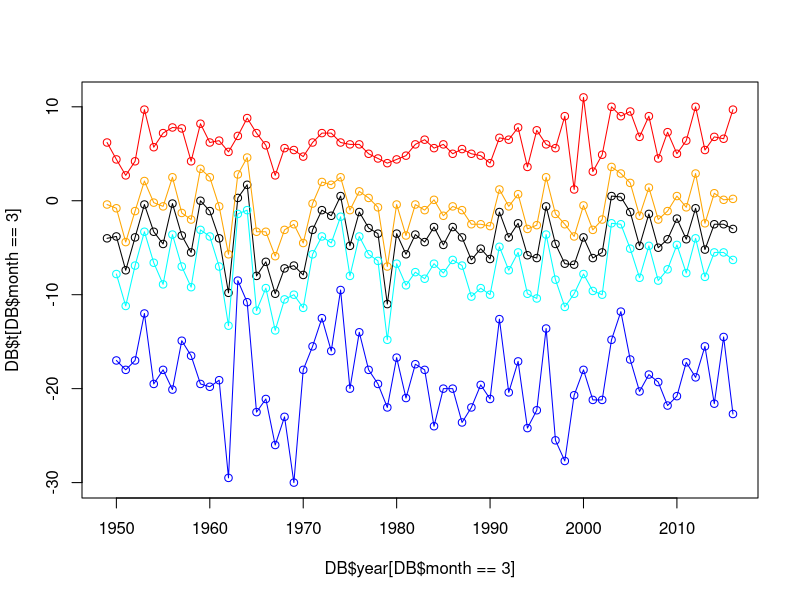
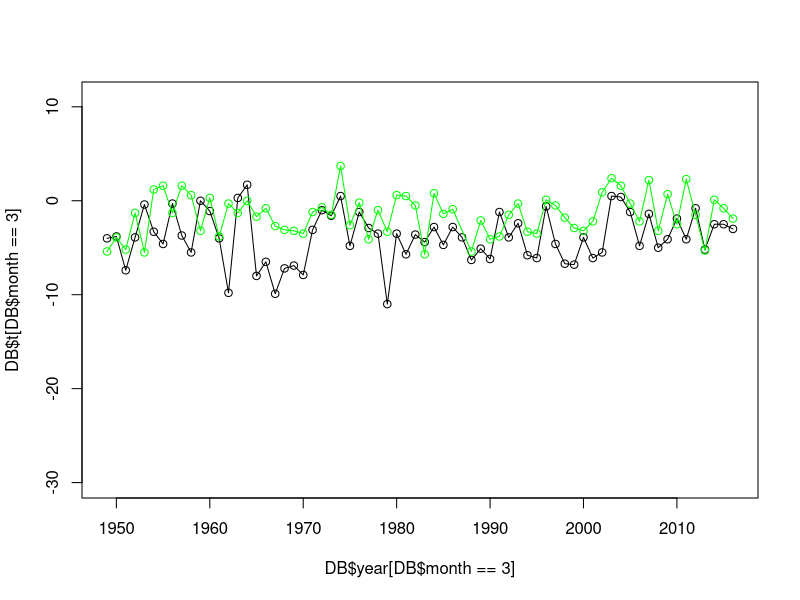
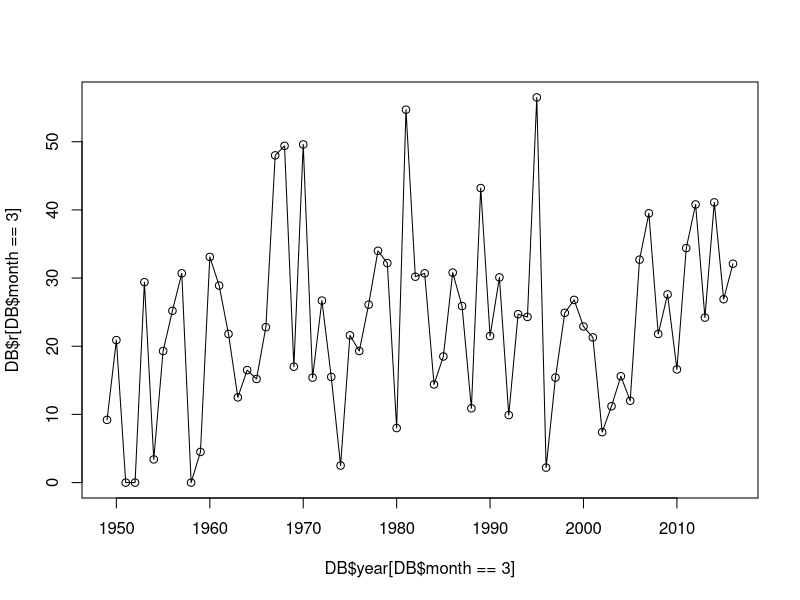
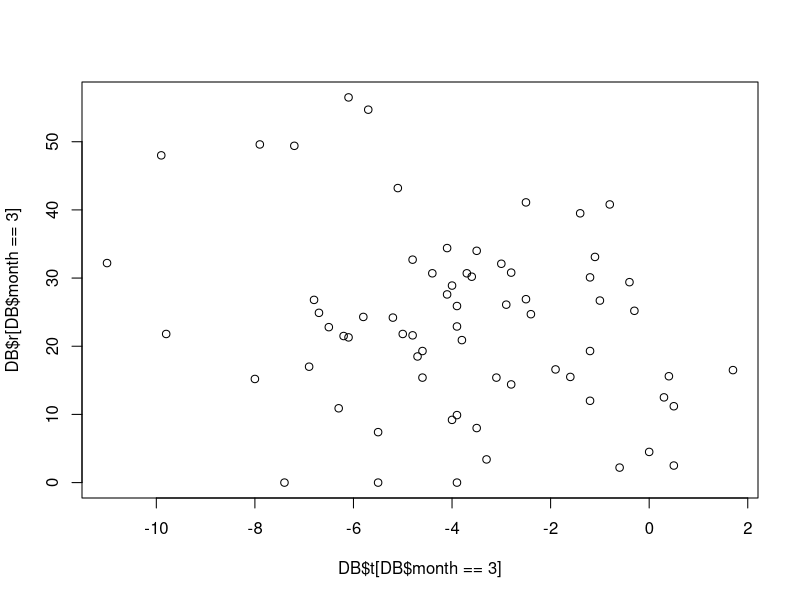
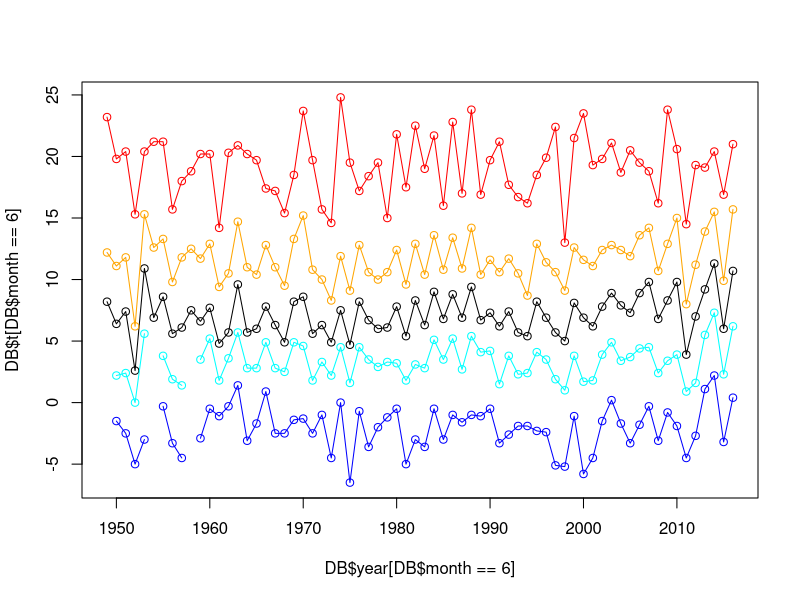
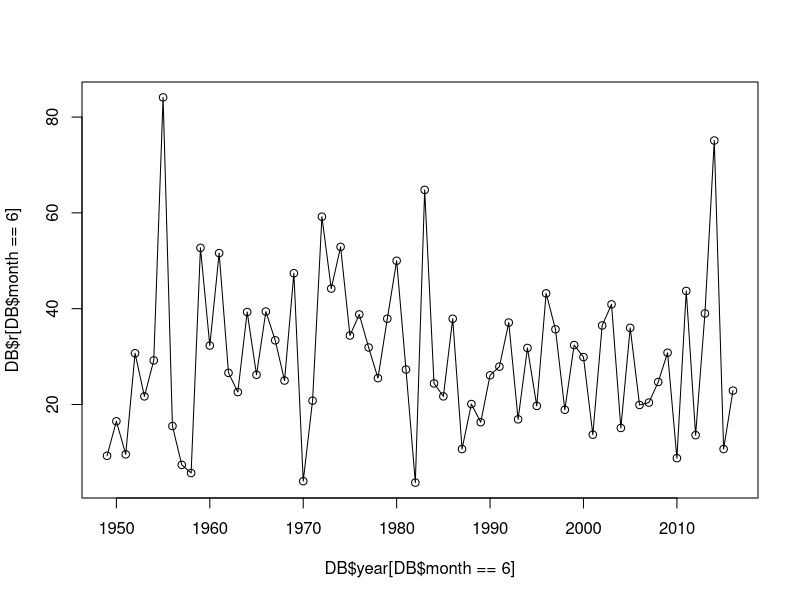
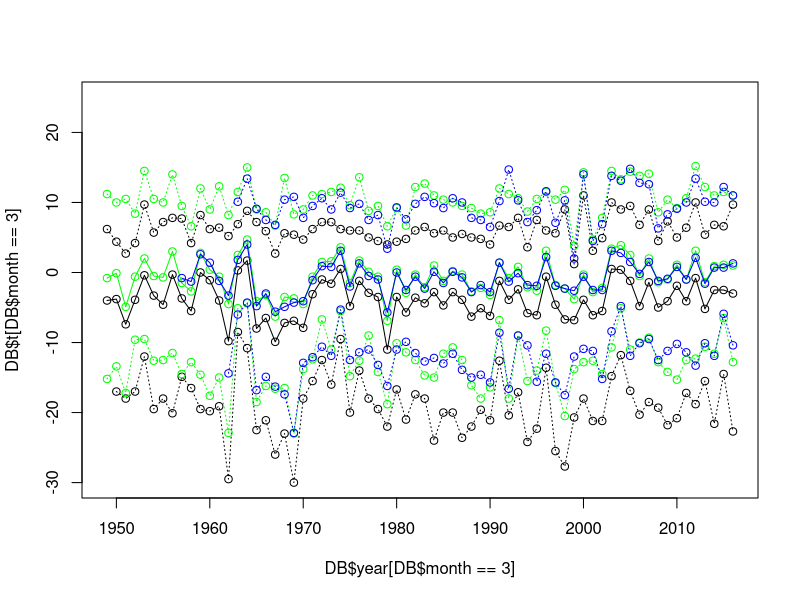
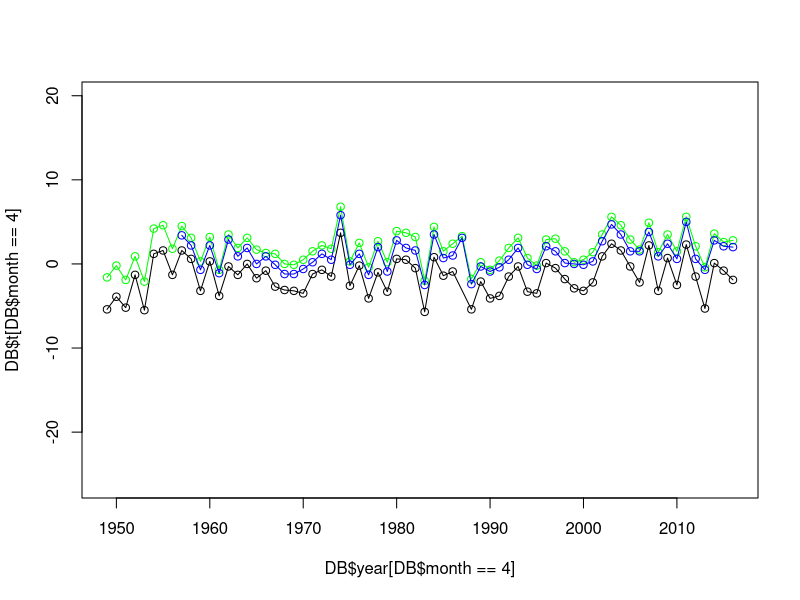

Generate these figures, in order, with R: (Note: this script raises an error after producing the figures.)
### Exploratory analyses of monthly data weather from Iceland - FBarraquand 03/12/2016

################## Biological significance of the variables ###########################
### March-April for Gyrfalcon (April in Olafur's report) and June-July for ptarmigan. 
### Positive effect of high temp in June on Ptarmigan from Watson and Moss Ecology 2000
### Would appear with a two-year timelag. 
### Looks like March-April weather is influential for Gyr from Olafur's analyses
### Lag of 3 to 4 years are expected, given production is affected. 
### Positive effect for temp, negative for precipitation. 
#######################################################################################

rm(list=ls())
graphics.off()

#Stod_422_Akureyri.ManMedal.txt
#Stod_479_Manarbakki.ManMedal.txt

DB=read.table("Stod_495_Grimsstadir.ManMedal.txt",header=T,encoding = "latin1")
head(DB)
ndb=names(DB)
names(DB)[1:3]=c("site","year","month")
names(DB)

### March weather
min_t = min(DB$tnn[DB$month==3],na.rm=T)
max_t = max(DB$txx[DB$month==3],na.rm=T)
plot(DB$year[DB$month==3],DB$t[DB$month==3],type="o",ylim=c(min_t,max_t))
lines(DB$year[DB$month==3],DB$tx[DB$month==3],type="o",col="orange")
lines(DB$year[DB$month==3],DB$tn[DB$month==3],type="o",col="cyan")
lines(DB$year[DB$month==3],DB$txx[DB$month==3],type="o",col="red")
lines(DB$year[DB$month==3],DB$tnn[DB$month==3],type="o",col="blue")
### Patterns of average temp are consistent with extremes. 
### Lowest temp are more variable though. 

### Correlation with April
plot(DB$year[DB$month==3],DB$t[DB$month==3],type="o",ylim=c(min_t,max_t))
lines(DB$year[DB$month==4],DB$t[DB$month==4],type="o",col="green")
### Some relation but nonlinear...


plot(DB$year[DB$month==3],DB$r[DB$month==3],type="o")
plot(DB$t[DB$month==3],DB$r[DB$month==3])
# Precipitation... Slight trend towards colder years with more snow I guess. 

### June weather
min_t = min(DB$tnn[DB$month==6],na.rm=T)
max_t = max(DB$txx[DB$month==6],na.rm=T)
plot(DB$year[DB$month==6],DB$t[DB$month==6],type="o",ylim=c(min_t,max_t))
lines(DB$year[DB$month==6],DB$tx[DB$month==6],type="o",col="orange")
lines(DB$year[DB$month==6],DB$tn[DB$month==6],type="o",col="cyan")
lines(DB$year[DB$month==6],DB$txx[DB$month==6],type="o",col="red")
lines(DB$year[DB$month==6],DB$tnn[DB$month==6],type="o",col="blue")
### The highest temp are more variable. 
plot(DB$year[DB$month==6],DB$r[DB$month==6],type="o")

### Check, say June trends at the other stations
DB2=read.table("Stod_422_Akureyri.ManMedal.txt",header=T,encoding = "latin1")
DB3=read.table("Stod_479_Manarbakki.ManMedal.txt",header=T,encoding = "latin1")
names(DB2)[1:3]=c("site","year","month")
names(DB3)[1:3]=c("site","year","month")

### March
min_t = min(DB$tnn[DB$month==3],na.rm=T)
max_t = max(DB3$txx[DB$month==3],na.rm=T)
plot(DB$year[DB$month==3],DB$t[DB$month==3],type="o",ylim=c(min_t,max_t))
lines(DB2$year[DB2$month==3],DB2$t[DB2$month==3],type="o",col="green")
lines(DB3$year[DB3$month==3],DB3$t[DB3$month==3],type="o",col="blue")
# lines(DB$year[DB$month==3],DB$tx[DB$month==3],type="o",col="black",lty=2)
# lines(DB2$year[DB2$month==3],DB2$tx[DB2$month==3],type="o",col="green",lty=2)
# lines(DB3$year[DB3$month==3],DB3$tx[DB3$month==3],type="o",col="blue",lty=2)
# #
lines(DB$year[DB$month==3],DB$txx[DB$month==3],type="o",col="black",lty=3)
lines(DB2$year[DB2$month==3],DB2$txx[DB2$month==3],type="o",col="green",lty=3)
lines(DB3$year[DB3$month==3],DB3$txx[DB3$month==3],type="o",col="blue",lty=3)
#
# lines(DB$year[DB$month==3],DB$tn[DB$month==3],type="o",col="black",lty=2)
# lines(DB2$year[DB2$month==3],DB2$tn[DB2$month==3],type="o",col="green",lty=2)
# lines(DB3$year[DB3$month==3],DB3$tn[DB3$month==3],type="o",col="blue",lty=2)
#
lines(DB$year[DB$month==3],DB$tnn[DB$month==3],type="o",col="black",lty=3)
lines(DB2$year[DB2$month==3],DB2$tnn[DB2$month==3],type="o",col="green",lty=3)
lines(DB3$year[DB3$month==3],DB3$tnn[DB3$month==3],type="o",col="blue",lty=3)

### April
min_t = min(DB$tnn[DB$month==4],na.rm=T)
max_t = max(DB$txx[DB$month==4],na.rm=T)
plot(DB$year[DB$month==4],DB$t[DB$month==4],type="o",ylim=c(min_t,max_t))
lines(DB2$year[DB2$month==4],DB2$t[DB2$month==4],type="o",col="green")
lines(DB3$year[DB3$month==4],DB3$t[DB3$month==4],type="o",col="blue")
### The blue (Manarbakki, tip of a peninsula) is closer to green, more oceanic as well. 

### June
min_t = min(DB$tnn[DB$month==6],na.rm=T)
max_t = max(DB$txx[DB$month==6],na.rm=T)
plot(DB$year[DB$month==6],DB$t[DB$month==6],type="o",ylim=c(min_t,max_t))
lines(DB2$year[DB2$month==6],DB2$t[DB2$month==6],type="o",col="green")
lines(DB3$year[DB3$month==6],DB3$t[DB3$month==6],type="o",col="blue")
### This time Grim and Manabakki are more synchronous. 

### Need to compare precipitation as well. 
### April
### 
plot(DB$year[DB$month==4],DB$r[DB$month==4],type="o",ylim=c(0,100))
lines(DB2$year[DB2$month==4],DB2$r[DB2$month==4],type="o",col="green")
lines(DB3$year[DB3$month==4],DB3$r[DB3$month==4],type="o",col="blue")

lines(DB$year[DB$month==4],DB$rx[DB$month==4],type="o",col="black",lty=2)
lines(DB2$year[DB2$month==4],DB2$rx[DB2$month==4],type="o",col="green",lty=2)
lines(DB3$year[DB3$month==4],DB3$rx[DB3$month==4],type="o",col="blue",lty=2)

lines(DB$year[DB$month==4],DB$rh[DB$month==4],type="o",col="black",lty=3)
lines(DB2$year[DB2$month==4],DB2$rh[DB2$month==4],type="o",col="green",lty=3)
lines(DB3$year[DB3$month==4],DB3$rh[DB3$month==4],type="o",col="blue",lty=3)

### June
plot(DB$year[DB$month==6],DB$r[DB$month==6],type="o",ylim=c(0,100))
lines(DB2$year[DB2$month==6],DB2$r[DB2$month==6],type="o",col="green")
lines(DB3$year[DB3$month==6],DB3$r[DB3$month==6],type="o",col="blue")

lines(DB$year[DB$month==6],DB$rx[DB$month==6],type="o",col="black",lty=2)
lines(DB2$year[DB2$month==6],DB2$rx[DB2$month==6],type="o",col="green",lty=2)
lines(DB3$year[DB3$month==6],DB3$rx[DB3$month==6],type="o",col="blue",lty=2)

lines(DB$year[DB$month==6],DB$rh[DB$month==6],type="o",col="black",lty=3)
lines(DB2$year[DB2$month==6],DB2$rh[DB2$month==6],type="o",col="green",lty=3)
lines(DB3$year[DB3$month==6],DB3$rh[DB3$month==6],type="o",col="blue",lty=3)

### Will we need to use more integrated indices as well? (NAO and the likes?)

### Need to compare with all the months (use Date)
### to get a feel of within- vs between-year variability

DB$date=paste(DB$year,DB$month,15,sep="-")
DB2$date=paste(DB2$year,DB2$month,15,sep="-")
DB3$date=paste(DB3$year,DB3$month,15,sep="-")
as.Date(DB$date)
plot(as.Date(DB$date[DB$year>1980]),DB$t[DB$year>1980],type="o")
lines(as.Date(DB2$date[DB2$year>1980]),DB2$t[DB2$year>1980],type="o",col="green")
lines(as.Date(DB3$date[DB3$year>1980]),DB3$t[DB3$year>1980],type="o",col="blue")

##### Plot only spring, from March to June
plot(as.Date(DB$date[DB$year>1980 & (DB$month>2&DB$month<7)]),DB$t[DB$year>1980& (DB$month>2&DB$month<7)],type="o")
lines(as.Date(DB2$date[DB2$year>1980 & (DB2$month>2&DB2$month<7)]),DB2$t[DB2$year>1980 & (DB2$month>2&DB2$month<7)],type="o",col="green")
lines(as.Date(DB3$date[DB3$year>1980 & (DB3$month>2&DB3$month<7)]),DB3$t[DB3$year>1980 & (DB3$month>2&DB3$month<7)],type="o",col="blue")

### Add points for April weather
lines(as.Date(DB$date[DB$year>1980 & (DB$month==4)]),DB$t[DB$year>1980& (DB$month==4)],col="black",pch=16)
lines(as.Date(DB2$date[DB2$year>1980 & (DB2$month==4)]),DB2$t[DB2$year>1980 & (DB2$month==4)],col="green",pch=16)
lines(as.Date(DB3$date[DB3$year>1980 & (DB3$month==4)]),DB3$t[DB3$year>1980 & (DB3$month==4)],col="blue",pch=16)

### I could make a line appear connecting the April dots, overlayed on the general trend
pdf("Temp_NEIceland_April.pdf",width = 14,height=8)
### All the months
par(cex=1.3)
##### Plot all
plot(as.Date(DB$date[DB$year>1980]),DB$t[DB$year>1980],type="o",lty=2,xlab="Time (years)",ylab="Average temperature (focus on April)")
legend("bottomright",c("Grimsstadir","Akureyri","Manarbakki"),pch=21,pt.bg=c("black","green","blue"))
lines(as.Date(DB2$date[DB2$year>1980]),DB2$t[DB2$year>1980],type="o",col="green",lty=2)
lines(as.Date(DB3$date[DB3$year>1980]),DB3$t[DB3$year>1980],type="o",col="blue",lty=2)

### Add points for April weather
lines(as.Date(DB$date[DB$year>1980 & (DB$month==4)]),DB$t[DB$year>1980& (DB$month==4)],col="black",pch=16,lwd=3)
lines(as.Date(DB2$date[DB2$year>1980 & (DB2$month==4)]),DB2$t[DB2$year>1980 & (DB2$month==4)],col="green",pch=16,lwd=3)
lines(as.Date(DB3$date[DB3$year>1980 & (DB3$month==4)]),DB3$t[DB3$year>1980 & (DB3$month==4)],col="blue",pch=16,lwd=3)
dev.off()

### Same with June
##### Plot all
pdf("Temp_NEIceland_June.pdf",width = 14,height=8)
plot(as.Date(DB$date[DB$year>1980]),DB$t[DB$year>1980],type="o",lty=2,xlab="Time (years)",ylab="Average temperature (focus on June)")
legend("bottomright",c("Grimsstadir","Akureyri","Manarbakki"),pch=21,pt.bg=c("black","green","blue"))
lines(as.Date(DB2$date[DB2$year>1980]),DB2$t[DB2$year>1980],type="o",col="green",lty=2)
lines(as.Date(DB3$date[DB3$year>1980]),DB3$t[DB3$year>1980],type="o",col="blue",lty=2)

### Add points for June weather
lines(as.Date(DB$date[DB$year>1980 & (DB$month==6)]),DB$t[DB$year>1980& (DB$month==6)],col="black",pch=16,lwd=3)
lines(as.Date(DB2$date[DB2$year>1980 & (DB2$month==6)]),DB2$t[DB2$year>1980 & (DB2$month==6)],col="green",pch=16,lwd=3)
lines(as.Date(DB3$date[DB3$year>1980 & (DB3$month==6)]),DB3$t[DB3$year>1980 & (DB3$month==6)],col="blue",pch=16,lwd=3)
dev.off()

spectrum(DB$t,method = "ar")
## First peak at 0.083=1/12 OK
## Second peak at 0.17, about 1/6, what is it, echo. 
## Very little peak at 0.045 = 22 months
plot(spectrum(DB$t,method = "ar"),xlim=c(0,0.1))

spectrum(DB$t[DB$month==4],method = "ar")
spectrum(DB$t[DB$month==6],method = "ar") #Peak at 3.5, 4 years?
### Should I use wavelets there? Perhaps fishing for patterns - be careful
### Not much signal

pdf("Temp_NEIceland_March.pdf",width = 14,height=8)
### All the months
par(cex=1.3)
##### Plot all
plot(as.Date(DB$date[DB$year>1980]),DB$t[DB$year>1980],type="o",lty=2,xlab="Time (years)",ylab="Average temperature (focus on March)")
legend("bottomright",c("Grimsstadir","Akureyri","Manarbakki"),pch=21,pt.bg=c("black","green","blue"))
lines(as.Date(DB2$date[DB2$year>1980]),DB2$t[DB2$year>1980],type="o",col="green",lty=2)
lines(as.Date(DB3$date[DB3$year>1980]),DB3$t[DB3$year>1980],type="o",col="blue",lty=2)

### Add points for April weather
lines(as.Date(DB$date[DB$year>1980 & (DB$month==3)]),DB$t[DB$year>1980& (DB$month==3)],col="black",pch=16,lwd=3)
lines(as.Date(DB2$date[DB2$year>1980 & (DB2$month==3)]),DB2$t[DB2$year>1980 & (DB2$month==3)],col="green",pch=16,lwd=3)
lines(as.Date(DB3$date[DB3$year>1980 & (DB3$month==3)]),DB3$t[DB3$year>1980 & (DB3$month==3)],col="blue",pch=16,lwd=3)
dev.off()



spectrum(DB$t, spans = 3) #robust result


### lty=2?

### Same for precipitation
##### Plot only spring, from March to June
plot(as.Date(DB$date[DB$year>1980 & (DB$month>2&DB$month<7)]),DB$r[DB$year>1980& (DB$month>2&DB$month<7)],type="o",ylim=c(0,120))
### Some problems there??? 
lines(as.Date(DB2$date[DB2$year>1980 & (DB2$month>2&DB2$month<7)]),DB2$r[DB2$year>1980 & (DB2$month>2&DB2$month<7)],type="o",col="green")
lines(as.Date(DB3$date[DB3$year>1980 & (DB3$month>2&DB3$month<7)]),DB3$r[DB3$year>1980 & (DB3$month>2&DB3$month<7)],type="o",col="blue")

### Add points for April weather
lines(as.Date(DB$date[DB$year>1980 & (DB$month==4)]),DB$r[DB$year>1980& (DB$month==4)],col="black",pch=20)
lines(as.Date(DB2$date[DB2$year>1980 & (DB2$month==4)]),DB2$r[DB2$year>1980 & (DB2$month==4)],col="green",pch=20)
lines(as.Date(DB3$date[DB3$year>1980 & (DB3$month==4)]),DB3$r[DB3$year>1980 & (DB3$month==4)],col="blue",pch=20)

### All the months
plot(as.Date(DB$date[DB$year>1980]),DB$r[DB$year>1980],type="o",lty=2,ylim=c(0,120))
lines(as.Date(DB2$date[DB2$year>1980]),DB2$r[DB2$year>1980],type="o",col="green",lty=2)
lines(as.Date(DB3$date[DB3$year>1980]),DB3$r[DB3$year>1980],type="o",col="blue",lty=2)

### Add points for April weather
lines(as.Date(DB$date[DB$year>1980 & (DB$month==4)]),DB$r[DB$year>1980& (DB$month==4)],col="black",pch=16)
lines(as.Date(DB2$date[DB2$year>1980 & (DB2$month==4)]),DB2$r[DB2$year>1980 & (DB2$month==4)],col="green",pch=16)
lines(as.Date(DB3$date[DB3$year>1980 & (DB3$month==4)]),DB3$r[DB3$year>1980 & (DB3$month==4)],col="blue",pch=16)


### Log-scale
pdf("LogRainfall_NEIceland_April.pdf",width = 14,height=8)
### All the months
par(cex=1.3)
plot(as.Date(DB$date[DB$year>1980]),log(DB$r[DB$year>1980]),type="o",lty=2,ylim=c(0,5.2),xlab="Time (years)",ylab="log(rainfall) (focus on April)")
legend("bottomright",c("Grimsstadir","Akureyri","Manarbakki"),pch=21,pt.bg=c("black","green","blue"))
lines(as.Date(DB2$date[DB2$year>1980]),log(DB2$r[DB2$year>1980]),type="o",col="green",lty=2)
lines(as.Date(DB3$date[DB3$year>1980]),log(DB3$r[DB3$year>1980]),type="o",col="blue",lty=2)

### Add points for April weather
lines(as.Date(DB$date[DB$year>1980 & (DB$month==4)]),log(DB$r[DB$year>1980& (DB$month==4)]),col="black",pch=16,lwd=3)
lines(as.Date(DB2$date[DB2$year>1980 & (DB2$month==4)]),log(DB2$r[DB2$year>1980 & (DB2$month==4)]),col="green",pch=16,lwd=3)
lines(as.Date(DB3$date[DB3$year>1980 & (DB3$month==4)]),log(DB3$r[DB3$year>1980 & (DB3$month==4)]),col="blue",pch=16,lwd=3)
dev.off()

pdf("LogRainfall_NEIceland_June.pdf",width = 14,height=8)
### Focus on June weather
par(cex=1.3)
plot(as.Date(DB$date[DB$year>1980]),log(DB$r[DB$year>1980]),type="o",lty=2,ylim=c(0,5.2),xlab="Time (years)",ylab="log(rainfall) (focus on June)")
legend("bottomright",c("Grimsstadir","Akureyri","Manarbakki"),pch=21,pt.bg=c("black","green","blue"))
lines(as.Date(DB2$date[DB2$year>1980]),log(DB2$r[DB2$year>1980]),type="o",col="green",lty=2)
lines(as.Date(DB3$date[DB3$year>1980]),log(DB3$r[DB3$year>1980]),type="o",col="blue",lty=2)

### Add points for June weather
lines(as.Date(DB$date[DB$year>1980 & (DB$month==6)]),log(DB$r[DB$year>1980& (DB$month==6)]),col="black",pch=16,lwd=3)
lines(as.Date(DB2$date[DB2$year>1980 & (DB2$month==6)]),log(DB2$r[DB2$year>1980 & (DB2$month==6)]),col="green",pch=16,lwd=3)
lines(as.Date(DB3$date[DB3$year>1980 & (DB3$month==6)]),log(DB3$r[DB3$year>1980 & (DB3$month==6)]),col="blue",pch=16,lwd=3)
dev.off()

############### Compound plots ##################################
pdf("Temp_NEIceland.pdf",width = 14,height=8)
par(cex=1.3)#mar=c(4,1)

##### Plot all
plot(as.Date(DB$date[DB$year>1980]),DB$t[DB$year>1980],type="o",lty=2,xlab="Time (years)",ylab="Average temperature (focus on March)")
legend("bottomright",c("Grimsstadir","Akureyri","Manarbakki"),pch=21,pt.bg=c("black","green","blue"))
lines(as.Date(DB2$date[DB2$year>1980]),DB2$t[DB2$year>1980],type="o",col="green",lty=2)
lines(as.Date(DB3$date[DB3$year>1980]),DB3$t[DB3$year>1980],type="o",col="blue",lty=2)

### Add points for April weather
lines(as.Date(DB$date[DB$year>1980 & (DB$month==3)]),DB$t[DB$year>1980& (DB$month==3)],col="black",pch=16,lwd=3)
lines(as.Date(DB2$date[DB2$year>1980 & (DB2$month==3)]),DB2$t[DB2$year>1980 & (DB2$month==3)],col="green",pch=16,lwd=3)
lines(as.Date(DB3$date[DB3$year>1980 & (DB3$month==3)]),DB3$t[DB3$year>1980 & (DB3$month==3)],col="blue",pch=16,lwd=3)

##### Plot all
plot(as.Date(DB$date[DB$year>1980]),DB$t[DB$year>1980],type="o",lty=2,xlab="Time (years)",ylab="Average temperature (focus on April)")
legend("bottomright",c("Grimsstadir","Akureyri","Manarbakki"),pch=21,pt.bg=c("black","green","blue"))
lines(as.Date(DB2$date[DB2$year>1980]),DB2$t[DB2$year>1980],type="o",col="green",lty=2)
lines(as.Date(DB3$date[DB3$year>1980]),DB3$t[DB3$year>1980],type="o",col="blue",lty=2)

### Add points for April weather
lines(as.Date(DB$date[DB$year>1980 & (DB$month==4)]),DB$t[DB$year>1980& (DB$month==4)],col="black",pch=16,lwd=3)
lines(as.Date(DB2$date[DB2$year>1980 & (DB2$month==4)]),DB2$t[DB2$year>1980 & (DB2$month==4)],col="green",pch=16,lwd=3)
lines(as.Date(DB3$date[DB3$year>1980 & (DB3$month==4)]),DB3$t[DB3$year>1980 & (DB3$month==4)],col="blue",pch=16,lwd=3)

### Same with May
plot(as.Date(DB$date[DB$year>1980]),DB$t[DB$year>1980],type="o",lty=2,xlab="Time (years)",ylab="Average temperature (focus on May)")
legend("bottomright",c("Grimsstadir","Akureyri","Manarbakki"),pch=21,pt.bg=c("black","green","blue"))
lines(as.Date(DB2$date[DB2$year>1980]),DB2$t[DB2$year>1980],type="o",col="green",lty=2)
lines(as.Date(DB3$date[DB3$year>1980]),DB3$t[DB3$year>1980],type="o",col="blue",lty=2)

### Add points for June weather
lines(as.Date(DB$date[DB$year>1980 & (DB$month==5)]),DB$t[DB$year>1980& (DB$month==5)],col="black",pch=16,lwd=3)
lines(as.Date(DB2$date[DB2$year>1980 & (DB2$month==5)]),DB2$t[DB2$year>1980 & (DB2$month==5)],col="green",pch=16,lwd=3)
lines(as.Date(DB3$date[DB3$year>1980 & (DB3$month==5)]),DB3$t[DB3$year>1980 & (DB3$month==5)],col="blue",pch=16,lwd=3)

### Same with June
plot(as.Date(DB$date[DB$year>1980]),DB$t[DB$year>1980],type="o",lty=2,xlab="Time (years)",ylab="Average temperature (focus on June)")
legend("bottomright",c("Grimsstadir","Akureyri","Manarbakki"),pch=21,pt.bg=c("black","green","blue"))
lines(as.Date(DB2$date[DB2$year>1980]),DB2$t[DB2$year>1980],type="o",col="green",lty=2)
lines(as.Date(DB3$date[DB3$year>1980]),DB3$t[DB3$year>1980],type="o",col="blue",lty=2)

### Add points for June weather
lines(as.Date(DB$date[DB$year>1980 & (DB$month==6)]),DB$t[DB$year>1980& (DB$month==6)],col="black",pch=16,lwd=3)
lines(as.Date(DB2$date[DB2$year>1980 & (DB2$month==6)]),DB2$t[DB2$year>1980 & (DB2$month==6)],col="green",pch=16,lwd=3)
lines(as.Date(DB3$date[DB3$year>1980 & (DB3$month==6)]),DB3$t[DB3$year>1980 & (DB3$month==6)],col="blue",pch=16,lwd=3)
dev.off()

######### Rainfall
### Log-scale
pdf("LogRainfall_NEIceland.pdf",width = 14,height=8)
### All the months
par(cex=1.3)
# March
plot(as.Date(DB$date[DB$year>1980]),log(DB$r[DB$year>1980]),type="o",lty=2,ylim=c(0,5.2),xlab="Time (years)",ylab="log(rainfall) (focus on March)")
legend("bottomright",c("Grimsstadir","Akureyri","Manarbakki"),pch=21,pt.bg=c("black","green","blue"))
lines(as.Date(DB2$date[DB2$year>1980]),log(DB2$r[DB2$year>1980]),type="o",col="green",lty=2)
lines(as.Date(DB3$date[DB3$year>1980]),log(DB3$r[DB3$year>1980]),type="o",col="blue",lty=2)

### Add points for March weather
lines(as.Date(DB$date[DB$year>1980 & (DB$month==3)]),log(DB$r[DB$year>1980& (DB$month==3)]),col="black",pch=16,lwd=3)
lines(as.Date(DB2$date[DB2$year>1980 & (DB2$month==3)]),log(DB2$r[DB2$year>1980 & (DB2$month==3)]),col="green",pch=16,lwd=3)
lines(as.Date(DB3$date[DB3$year>1980 & (DB3$month==3)]),log(DB3$r[DB3$year>1980 & (DB3$month==3)]),col="blue",pch=16,lwd=3)


plot(as.Date(DB$date[DB$year>1980]),log(DB$r[DB$year>1980]),type="o",lty=2,ylim=c(0,5.2),xlab="Time (years)",ylab="log(rainfall) (focus on April)")
legend("bottomright",c("Grimsstadir","Akureyri","Manarbakki"),pch=21,pt.bg=c("black","green","blue"))
lines(as.Date(DB2$date[DB2$year>1980]),log(DB2$r[DB2$year>1980]),type="o",col="green",lty=2)
lines(as.Date(DB3$date[DB3$year>1980]),log(DB3$r[DB3$year>1980]),type="o",col="blue",lty=2)

### Add points for April weather
lines(as.Date(DB$date[DB$year>1980 & (DB$month==4)]),log(DB$r[DB$year>1980& (DB$month==4)]),col="black",pch=16,lwd=3)
lines(as.Date(DB2$date[DB2$year>1980 & (DB2$month==4)]),log(DB2$r[DB2$year>1980 & (DB2$month==4)]),col="green",pch=16,lwd=3)
lines(as.Date(DB3$date[DB3$year>1980 & (DB3$month==4)]),log(DB3$r[DB3$year>1980 & (DB3$month==4)]),col="blue",pch=16,lwd=3)

plot(as.Date(DB$date[DB$year>1980]),log(DB$r[DB$year>1980]),type="o",lty=2,ylim=c(0,5.2),xlab="Time (years)",ylab="log(rainfall) (focus on May)")
legend("bottomright",c("Grimsstadir","Akureyri","Manarbakki"),pch=21,pt.bg=c("black","green","blue"))
lines(as.Date(DB2$date[DB2$year>1980]),log(DB2$r[DB2$year>1980]),type="o",col="green",lty=2)
lines(as.Date(DB3$date[DB3$year>1980]),log(DB3$r[DB3$year>1980]),type="o",col="blue",lty=2)

### Add points for May weather
lines(as.Date(DB$date[DB$year>1980 & (DB$month==5)]),log(DB$r[DB$year>1980& (DB$month==5)]),col="black",pch=16,lwd=3)
lines(as.Date(DB2$date[DB2$year>1980 & (DB2$month==5)]),log(DB2$r[DB2$year>1980 & (DB2$month==5)]),col="green",pch=16,lwd=3)
lines(as.Date(DB3$date[DB3$year>1980 & (DB3$month==5)]),log(DB3$r[DB3$year>1980 & (DB3$month==5)]),col="blue",pch=16,lwd=3)



### Focus on June weather
plot(as.Date(DB$date[DB$year>1980]),log(DB$r[DB$year>1980]),type="o",lty=2,ylim=c(0,5.2),xlab="Time (years)",ylab="log(rainfall) (focus on June)")
legend("bottomright",c("Grimsstadir","Akureyri","Manarbakki"),pch=21,pt.bg=c("black","green","blue"))
lines(as.Date(DB2$date[DB2$year>1980]),log(DB2$r[DB2$year>1980]),type="o",col="green",lty=2)
lines(as.Date(DB3$date[DB3$year>1980]),log(DB3$r[DB3$year>1980]),type="o",col="blue",lty=2)

### Add points for June weather
lines(as.Date(DB$date[DB$year>1980 & (DB$month==6)]),log(DB$r[DB$year>1980& (DB$month==6)]),col="black",pch=16,lwd=3)
lines(as.Date(DB2$date[DB2$year>1980 & (DB2$month==6)]),log(DB2$r[DB2$year>1980 & (DB2$month==6)]),col="green",pch=16,lwd=3)
lines(as.Date(DB3$date[DB3$year>1980 & (DB3$month==6)]),log(DB3$r[DB3$year>1980 & (DB3$month==6)]),col="blue",pch=16,lwd=3)
dev.off()

######## More data on rainfall
DB4=read.table("Stod_468_Reykjahlid.ManMedal.txt",header=T,encoding = "latin1")
DB5=read.table("Stod_462_Myri.ManMedal.txt",header=T,encoding = "latin1")
DB6=read.table("Stod_473_Stadarholl.ManMedal.txt",header=T,encoding = "latin1")
DB7=read.table("Stod_502_Raufarhofn.ManMedal.txt",header=T,encoding = "latin1") # very coastal, a bit outside. 
DB8=read.table("Stod_502_Raufarhofn.ManMedal.txt",header=T,encoding = "latin1")
DB9=read.table("Stod_448_Lerkihlid.ManMedal.txt",header=T,encoding = "latin1")
### We remove Akureyri which is actually not in the study area. 

names(DB4)[1:3]=c("site","year","month")
names(DB5)[1:3]=c("site","year","month")
names(DB6)[1:3]=c("site","year","month")
names(DB7)[1:3]=c("site","year","month")
names(DB8)[1:3]=c("site","year","month")
names(DB9)[1:3]=c("site","year","month")
DB4$date=paste(DB4$year,DB4$month,15,sep="-")
DB5$date=paste(DB5$year,DB5$month,15,sep="-")
DB6$date=paste(DB6$year,DB6$month,15,sep="-")
DB7$date=paste(DB7$year,DB7$month,15,sep="-")
DB8$date=paste(DB8$year,DB8$month,15,sep="-")
DB9$date=paste(DB9$year,DB9$month,15,sep="-")

plot(as.Date(DB$date[DB$year>1980]),log(DB$r[DB$year>1980]),type="o",lty=2,ylim=c(0,5.2),xlab="Time (years)",ylab="log(rainfall) (focus on May)")
legend("bottomright",c("Grimsstadir","Manarbakki","Reykjahlid","Myri","Stadarholl","Lerkihlid"),pch=21,pt.bg=c("black","blue","red","pink","orange","green"))
#lines(as.Date(DB2$date[DB2$year>1980]),log(DB2$r[DB2$year>1980]),type="o",col="green",lty=2)
lines(as.Date(DB3$date[DB3$year>1980]),log(DB3$r[DB3$year>1980]),type="o",col="blue",lty=2)
lines(as.Date(DB4$date[DB4$year>1980]),log(DB4$r[DB5$year>1980]),type="o",col="red",lty=2)
lines(as.Date(DB5$date[DB5$year>1980]),log(DB5$r[DB5$year>1980]),type="o",col="pink",lty=2)
lines(as.Date(DB6$date[DB6$year>1980]),log(DB6$r[DB6$year>1980]),type="o",col="orange",lty=2)
lines(as.Date(DB9$date[DB9$year>1980]),log(DB9$r[DB9$year>1980]),type="o",col="green",lty=2)

### Add points for May weather
lines(as.Date(DB$date[DB$year>1980 & (DB$month==5)]),log(DB$r[DB$year>1980& (DB$month==5)]),col="black",pch=16,lwd=3)
#lines(as.Date(DB2$date[DB2$year>1980 & (DB2$month==5)]),log(DB2$r[DB2$year>1980 & (DB2$month==5)]),col="green",pch=16,lwd=3)
lines(as.Date(DB3$date[DB3$year>1980 & (DB3$month==5)]),log(DB3$r[DB3$year>1980 & (DB3$month==5)]),col="blue",pch=16,lwd=3)
lines(as.Date(DB4$date[DB4$year>1980 & (DB4$month==5)]),log(DB4$r[DB4$year>1980 & (DB4$month==5)]),col="red",pch=16,lwd=3)
lines(as.Date(DB5$date[DB5$year>1980 & (DB5$month==5)]),log(DB5$r[DB5$year>1980 & (DB5$month==5)]),col="pink",pch=16,lwd=3)
lines(as.Date(DB6$date[DB6$year>1980 & (DB6$month==5)]),log(DB6$r[DB6$year>1980 & (DB6$month==5)]),col="orange",pch=16,lwd=3)
lines(as.Date(DB9$date[DB9$year>1980 & (DB9$month==5)]),log(DB9$r[DB9$year>1980 & (DB9$month==5)]),col="green",pch=16,lwd=3)

logRainfall=cbind(log(DB$r[DB$year>1980]),log(DB3$r[DB3$year>1980]),log(DB4$r[DB4$year>1980]),log(DB5$r[DB5$year>1980]),log(DB6$r[DB6$year>1980]),log(DB9$r[DB9$year>1980]))
#av_logRainfall=rowMeans(logRainfall,na.rm=T)
### OK, differing length there, we need to keep a data structure. 
#plot(as.Date(DB3$date[DB3$year>1980]),log(DB3$r[DB3$year>1980]))
#lines(as.Date(DB3$date[B3$year>1980]),av_logRainfall,type="b")

nrow(DB3[DB3$year>1980,])
nrow(DB4[DB4$year>1980,])#1 less
nrow(DB5[DB5$year>1980,])
nrow(DB6[DB6$year>1980,])#10 less
nrow(DB9[DB9$year>1980,])#1 more!

DB[nrow(DB),]
DB4[nrow(DB4),]

#Creating new data structure from 1980
DB_av=DB[DB$year>1980,]
logRainfall=data.frame(DB_av$date,DB_av$year,DB_av$month,DB_av$r)
logRainfall=cbind(logRainfall,DB3$r[DB$year>1980])
which(is.na(DB4$r))

cbind(DB3$date[DB3$year>1980],DB9$date[DB9$year>1980])
#what? 
DB3$year[DB3$year>1980]
DB3$date[DB3$year>1980]

cbind(DB3$year[DB3$year>1980],DB3$month[DB3$year>1980],DB3$date[DB3$year>1980])

plot(as.Date(DB3$date[DB3$year>1980]),log(DB3$r[DB3$year>1980]),type="o",col="blue",lty=2)

c=rep(1,12)
for (i in 1:12){
c[i]=length(DB3$date[(DB3$month==i)&(DB3$year>1980)])
}
c
DB3$date[(DB3$month==i)&(DB3$year>1980)]# not yet updated. 

c=rep(1,12)
for (i in 1:12){
  c[i]=length(DB9$date[(DB9$month==i)&(DB9$year>1980)])
}
c
#WTF
DB9$date[(DB9$month==1)&(DB9$year>1980)] #with jan 2017

c=rep(1,12)
for (i in 1:12){
  c[i]=length(DB6$date[(DB6$month==i)&(DB6$year>1980)])
}
c
DB6$date[DB6$year>1980]
# e.g. 
DB6$date[(DB6$month==1)&(DB6$year>1980)] # no 2012
DB6$date[(DB6$month==6)&(DB6$year>1980)] # no 1989, no 2011


############# Allright, this is way too messy, we're going to loop through months and years to reconstruct the data ########

# Loop through years and then months
for (year in 1975:2016){
  for (month in 1:12){
  ### Take averages of temp and log Rainfall
    
  # Temp
  t1 = DB$t[(DB$year==year)& (DB$month==month)]
  if(length(t1)==0){t1=NA}
  t2 = DB2$t[(DB2$year==year)& (DB2$month==month)]
  if(length(t2)==0){t2=NA}
  t3 = DB3$t[(DB3$year==year)& (DB3$month==month)]
  if(length(t3)==0){t3=NA}
  t=c(t1,t2,t3)
  av.temp = mean(t,na.rm = T)
  
  # Rainfall 
  lr1 = log(DB$r[(DB$year==year)& (DB$month==month)])
  if(length(lr1)==0){lr1=NA}
  lr2 = log(DB3$r[(DB3$year==year)& (DB3$month==month)])
  if(length(lr2)==0){lr2=NA}
  lr3 = log(DB4$r[(DB4$year==year)& (DB4$month==month)])
  if(length(lr3)==0){lr3=NA}
  lr4 = log(DB5$r[(DB5$year==year)& (DB5$month==month)])
  if(length(lr4)==0){lr4=NA}
  lr5 = log(DB6$r[(DB6$year==year)& (DB6$month==month)])
  if(length(lr5)==0){lr5=NA}
  lr6 = log(DB9$r[(DB9$year==year)& (DB9$month==month)])
  if(length(lr6)==0){lr6=NA}
  # Removes numeric(0) and transform in NAs
  lr=c(lr1,lr2,lr3,lr4,lr5,lr6)
  av.logRainfall = mean(lr,na.rm = T)
  date=paste(year,month,15,sep="-")
  ### Construct data structure here
  if ((year== 1975)&(month==1)){
  av.weather=data.frame(date,year,month,av.temp,av.logRainfall)
  }
  else {# add to data structure
  new_row = data.frame(date,year,month,av.temp,av.logRainfall)
  av.weather=rbind(av.weather,new_row)  
    }
  }
}

#av.weather$av.temp[is.nan(av.weather$av.temp)]=NA
#av.weather$av.logRainfall[is.nan(av.weather$av.logRainfall)]=NA

# Verif
year=1987
month=4
lr1 = log(DB$r[(DB$year==year)& (DB$month==month)])
if(length(lr1)==0){lr1=NA}
lr2 = log(DB3$r[(DB3$year==year)& (DB3$month==month)])
if(length(lr2)==0){lr2=NA}
lr3 = log(DB4$r[(DB4$year==year)& (DB4$month==month)])
if(length(lr3)==0){lr3=NA}
lr4 = log(DB5$r[(DB5$year==year)& (DB5$month==month)])
if(length(lr4)==0){lr4=NA}
lr5 = log(DB6$r[(DB6$year==year)& (DB6$month==month)])
if(length(lr5)==0){lr5=NA}
lr6 = log(DB9$r[(DB9$year==year)& (DB9$month==month)])
if(length(lr6)==0){lr6=NA}
# Removes numeric(0) and transform in NAs
lr=c(lr1,lr2,lr3,lr4,lr5,lr6)
av.logRainfall = mean(lr,na.rm = T)
# seems OK

names(av.weather)[4:5]=c("temp","logRainfall")
head(av.weather)
write.csv(av.weather,"average_weatherNEIceland.csv")

### Plots
pdf("logRainfall_NEIceland_May_withAverage.pdf",width = 14,height=8)
plot(as.Date(DB$date[DB$year>1980]),log(DB$r[DB$year>1980]),type="o",lty=2,ylim=c(0,5.2),xlab="Time (years)",ylab="log(rainfall) (focus on May)")
legend("bottomright",c("Grimsstadir","Manarbakki","Reykjahlid","Myri","Stadarholl","Lerkihlid","Average"),pch=21,pt.bg=c("cyan","blue","red","pink","orange","green","black"))
#lines(as.Date(DB2$date[DB2$year>1980]),log(DB2$r[DB2$year>1980]),type="o",col="green",lty=2)
lines(as.Date(DB3$date[DB3$year>1980]),log(DB3$r[DB3$year>1980]),type="o",col="blue",lty=2)
lines(as.Date(DB4$date[DB4$year>1980]),log(DB4$r[DB4$year>1980]),type="o",col="red",lty=2)
lines(as.Date(DB5$date[DB5$year>1980]),log(DB5$r[DB5$year>1980]),type="o",col="pink",lty=2)
lines(as.Date(DB6$date[DB6$year>1980]),log(DB6$r[DB6$year>1980]),type="o",col="orange",lty=2)
lines(as.Date(DB9$date[DB9$year>1980]),log(DB9$r[DB9$year>1980]),type="o",col="green",lty=2)
lines(as.Date(av.weather$date),av.weather$logRainfall,type="o",col="black",lty=2)

### Add points for May weather
lines(as.Date(DB$date[DB$year>1980 & (DB$month==5)]),log(DB$r[DB$year>1980& (DB$month==5)]),col="cyan",pch=16,lwd=3)
#lines(as.Date(DB2$date[DB2$year>1980 & (DB2$month==5)]),log(DB2$r[DB2$year>1980 & (DB2$month==5)]),col="green",pch=16,lwd=3)
lines(as.Date(DB3$date[DB3$year>1980 & (DB3$month==5)]),log(DB3$r[DB3$year>1980 & (DB3$month==5)]),col="blue",pch=16,lwd=3)
lines(as.Date(DB4$date[DB4$year>1980 & (DB4$month==5)]),log(DB4$r[DB4$year>1980 & (DB4$month==5)]),col="red",pch=16,lwd=3)
lines(as.Date(DB5$date[DB5$year>1980 & (DB5$month==5)]),log(DB5$r[DB5$year>1980 & (DB5$month==5)]),col="pink",pch=16,lwd=3)
lines(as.Date(DB6$date[DB6$year>1980 & (DB6$month==5)]),log(DB6$r[DB6$year>1980 & (DB6$month==5)]),col="orange",pch=16,lwd=3)
lines(as.Date(DB9$date[DB9$year>1980 & (DB9$month==5)]),log(DB9$r[DB9$year>1980 & (DB9$month==5)]),col="green",pch=16,lwd=3)
lines(as.Date(av.weather$date[av.weather$month==5]),av.weather$logRainfall[av.weather$month==5],type="o",col="black",lwd=3)
dev.off()


pdf("Temp_NEIceland_May_withAverage.pdf",width = 14,height=8)
### Same with temp
plot(as.Date(DB$date[DB$year>1980]),DB$t[DB$year>1980],type="o",lty=2,xlab="Time (years)",ylab="Average temperature (focus on May)")
legend("bottomright",c("Grimsstadir","Akureyri","Manarbakki","Average"),pch=21,pt.bg=c("cyan","green","blue","black"))
lines(as.Date(DB2$date[DB2$year>1980]),DB2$t[DB2$year>1980],type="o",col="green",lty=2)
lines(as.Date(DB3$date[DB3$year>1980]),DB3$t[DB3$year>1980],type="o",col="blue",lty=2)
lines(as.Date(av.weather$date),av.weather$logRainfall,type="o",col="black",lty=2)

### Add points for May weather
lines(as.Date(DB$date[DB$year>1980 & (DB$month==5)]),DB$t[DB$year>1980& (DB$month==5)],col="cyan",pch=16,lwd=3)
lines(as.Date(DB2$date[DB2$year>1980 & (DB2$month==5)]),DB2$t[DB2$year>1980 & (DB2$month==5)],col="green",pch=16,lwd=3)
lines(as.Date(DB3$date[DB3$year>1980 & (DB3$month==5)]),DB3$t[DB3$year>1980 & (DB3$month==5)],col="blue",pch=16,lwd=3)
lines(as.Date(av.weather$date[av.weather$month==5]),av.weather$temp[av.weather$month==5],type="o",col="black",lwd=3)
dev.off()
